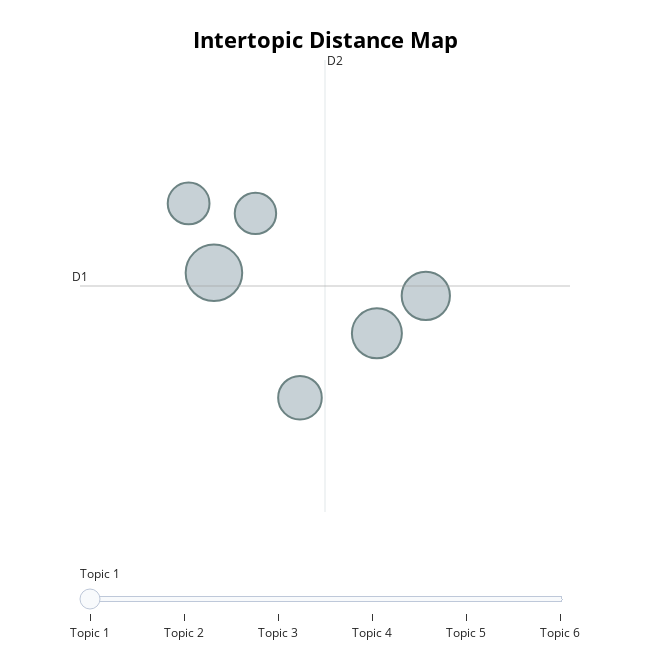

Notebook code cell kept with this figure:
### Code cell
# Let's reduce the number of topics to 7, since we see approximately 7 rough clusters.

flavor = df['flavor_text'].to_list()

new_topics, new_probs = topic_model.reduce_topics(flavor, topics, nr_topics=7)

topic_model.visualize_topics()

### Figure 1 — Plotly figure (JSON) as saved in the notebook; plotly's stock layout.template omitted (floating-point values rounded to 4 significant figures)
{"data": [{"customdata": [[1, "wind | nature | sea | river | merfolk", 887], [2, "light | sun | darkness | dark | night", 693], [3, "death | dead | life | die | treasure", 646], [4, "sword | blade | weapon | steel | swords", 528], [5, "goblins | goblin | squee | dementia | braids", 484], [6, "prey | hunger | hunters | hunt | eats", 475]], "hovertemplate": "<b>Topic %{customdata[0]}</b><br>Words: %{customdata[1]}<br>Size: %{customdata[2]}", "legendgroup": "", "marker": {"color": "#B0BEC5", "line": {"color": "DarkSlateGrey", "width": 2}, "size": [887, 693, 646, 528, 484, 475], "sizemode": "area", "sizeref": 0.5544, "symbol": "circle"}, "mode": "markers", "name": "", "orientation": "v", "showlegend": false, "type": "scatter", "x": [10.76, 13.1, 13.81, 12.0, 10.4, 11.36], "xaxis": "x", "y": [10.23, 9.531, 9.963, 8.788, 11.03, 10.91], "yaxis": "y"}], "layout": {"annotations": [{"showarrow": false, "text": "D1", "x": 8.839, "y": 10.08, "yshift": 10}, {"showarrow": false, "text": "D2", "x": 12.36, "xshift": 10, "y": 12.68}], "height": 650, "hoverlabel": {"bgcolor": "white", "font": {"family": "Rockwell", "size": 16}}, "legend": {"itemsizing": "constant", "tracegroupgap": 0}, "margin": {"t": 60}, "shapes": [{"line": {"color": "#CFD8DC", "width": 2}, "type": "line", "x0": 12.36, "x1": 12.36, "y0": 7.47, "y1": 12.68}, {"line": {"color": "#9E9E9E", "width": 2}, "type": "line", "x0": 8.839, "x1": 15.88, "y0": 10.08, "y1": 10.08}], "sliders": [{"active": 0, "pad": {"t": 50}, "steps": [{"args": [{"marker.color": [["red", "#B0BEC5", "#B0BEC5", "#B0BEC5", "#B0BEC5", "#B0BEC5"]]}], "label": "Topic 1", "method": "update"}, {"args": [{"marker.color": [["#B0BEC5", "red", "#B0BEC5", "#B0BEC5", "#B0BEC5", "#B0BEC5"]]}], "label": "Topic 2", "method": "update"}, {"args": [{"marker.color": [["#B0BEC5", "#B0BEC5", "red", "#B0BEC5", "#B0BEC5", "#B0BEC5"]]}], "label": "Topic 3", "method": "update"}, {"args": [{"marker.color": [["#B0BEC5", "#B0BEC5", "#B0BEC5", "red", "#B0BEC5", "#B0BEC5"]]}], "label": "Topic 4", "method": "update"}, {"args": [{"marker.color": [["#B0BEC5", "#B0BEC5", "#B0BEC5", "#B0BEC5", "red", "#B0BEC5"]]}], "label": "Topic 5", "method": "update"}, {"args": [{"marker.color": [["#B0BEC5", "#B0BEC5", "#B0BEC5", "#B0BEC5", "#B0BEC5", "red"]]}], "label": "Topic 6", "method": "update"}]}], "title": {"font": {"color": "Black", "size": 22}, "text": "<b>Intertopic Distance Map", "x": 0.5, "xanchor": "center", "y": 0.95, "yanchor": "top"}, "width": 650, "xaxis": {"anchor": "y", "domain": [0, 1], "range": [8.839, 15.88], "title": {"text": ""}, "visible": false}, "yaxis": {"anchor": "x", "domain": [0, 1], "range": [7.47, 12.68], "title": {"text": ""}, "visible": false}}}
